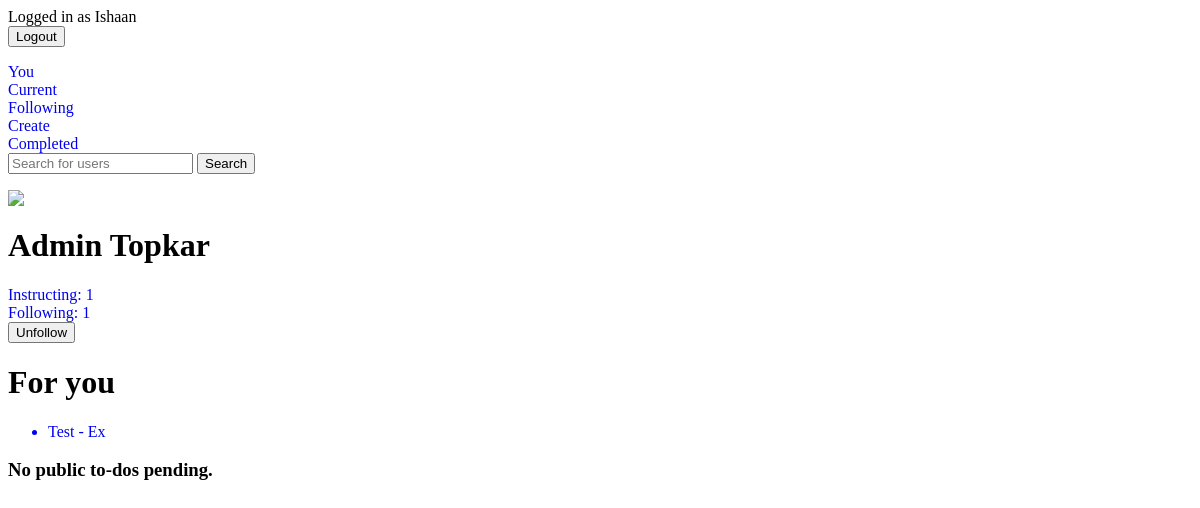
/userprofile/view/13 (signed in), run on an earlier commit of the app's database.
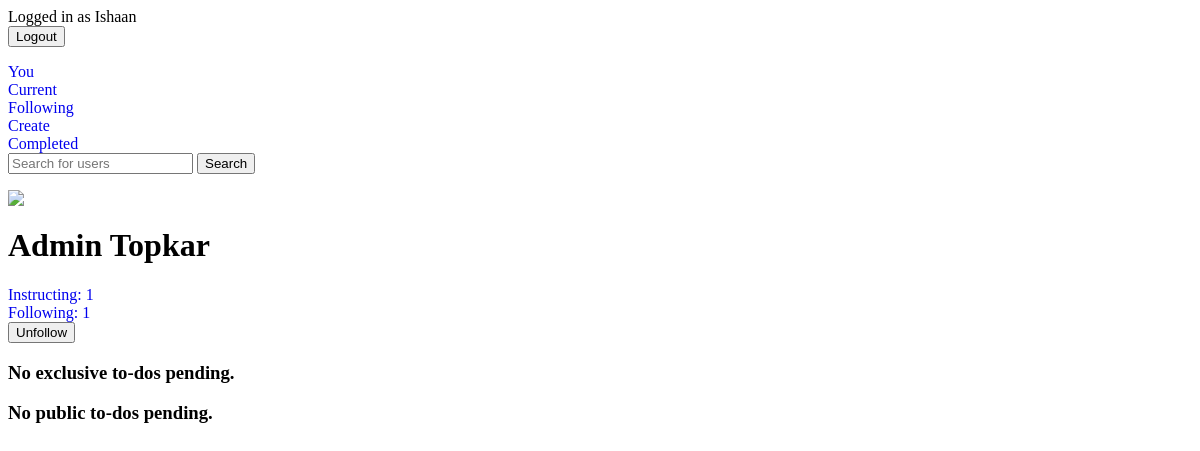
And on a later commit of the database.
### crispApp/models.py (models this page shows, shortened)
class Todo(models.Model):
    title = models.CharField(max_length=100)
    memo = models.TextField(blank=True)
    visibility_choices = [
        ('Private', 'Personal - Only visible to you'),
        ('Exclusive', 'Exclusive - Send to selective followers'),
        ('Public', 'Public - Send to your followers'),
    ]
    visibility = models.CharField(max_length=9, choices=visibility_choices, default='Private')
    created = models.DateTimeField(auto_now_add=True)
    important = models.BooleanField(default=False)
    author = models.ForeignKey(UserProfile, on_delete=models.CASCADE, related_name='author')
    submitters = models.ManyToManyField(UserProfile, through='Submission')
    send_to = models.ManyToManyField(UserProfile, related_name='send_to')

### userProfile/views.py (the view)
# urls.py: path('view/<int:profile_id>', views.viewprofile, name='viewprofile'),
@login_required #Profile needed
def viewprofile(request, profile_id):
     try:
        request_profile = UserProfile.objects.get(user=request.user)
     except ObjectDoesNotExist:
        return redirect ('userProfile:createprofile')
     profile = get_object_or_404(UserProfile, pk=profile_id)
     todos = Todo.objects.exclude(id__in=Submission.objects.filter(submitter=request_profile).values('todo_id')).filter(visibility='Public', author=profile).order_by('-created')
     exclusive = Todo.objects.filter(author=profile, visibility='Exclusive', send_to=request_profile).order_by('-created').exclude(id__in=Submission.objects.filter(submitter=profile).values('todo_id'))
     instructing = profile.instructing.all().count()
     following = profile.following.all().count()
     if request_profile in profile.instructing.all():
          followed = True
          self=False
     elif request.user==profile.user:
          followed = False
          self=True
     else:
          followed = False
          self = False
     context = {'exclusive':exclusive, 'todos': todos, 'profile':profile,'followed':followed,'self':self, 'instructing':instructing,'following':following}
     return render (request, 'userProfile/viewprofile.html', context)

### crispApp/templates/userProfile/viewprofile.html (shortened to what this page needs)
{% extends 'todoApp/base.html' %}
{% block content %}
<img src="{{ profile.pfp_url }}">
<h1>{{ profile.user.first_name }} {{ profile.user.last_name }}</h1>
<a href="{% url 'userProfile:instructing' profile.id %}">Instructing: {{ instructing }}</a><br>
<a href="{% url 'userProfile:following' profile.id %}">Following: {{ following }}</a><br>
{% if followed %}
<form method="POST" action="{% url 'userProfile:unfollow' profile.id %}">
<button type="submit">Unfollow</button>
{% endif %}<br>
{% if followed %}
{% if exclusive %}
<h1>For you</h1>
<ul>
     {% for todo in exclusive %}
          <a href="{% url 'viewtodo' todo.id %}">
               <li>
                    {{ todo.title }}
               </li>
          </a>
     {% endfor %}
</ul>
{% else %}
     <h3>No exclusive to-dos pending.</h3>
     {% endif %}
{% endif %}
{% if todos %}
<h1>Public to-dos by {{ profile.user.first_name }}.</h1>
<ul>
     {% for todo in todos %}
          <a href="{% url 'viewtodo' todo.id %}">
               <li>
                    {% if todo.important %}
                    <b>
                    {% endif %}
                    {{ todo.title }}
                    </b>
                    {% if todo.memo %}
                    ~{{todo.memo}}
                    {% endif %}
               </li>
          </a>
     {% endfor %}
</ul>
{% else %}
<h3>No public to-dos pending.</h3>
{% endif %}
{% endblock %}

What changed in the data, as far as the page shows it:
removed Todo: title "Test - Ex"
Also different on the page:
text no longer shown: "For you"
text now shown: "No exclusive to-dos pending."
